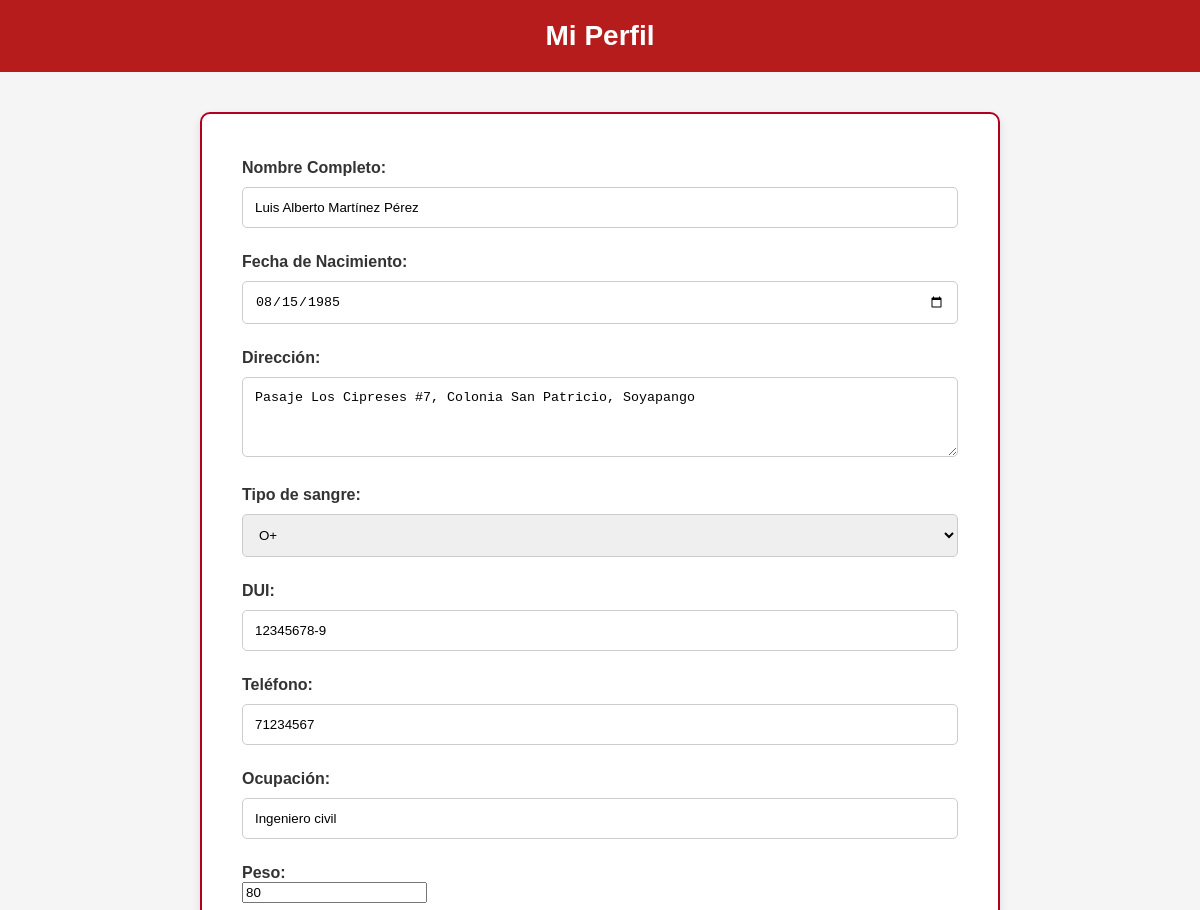
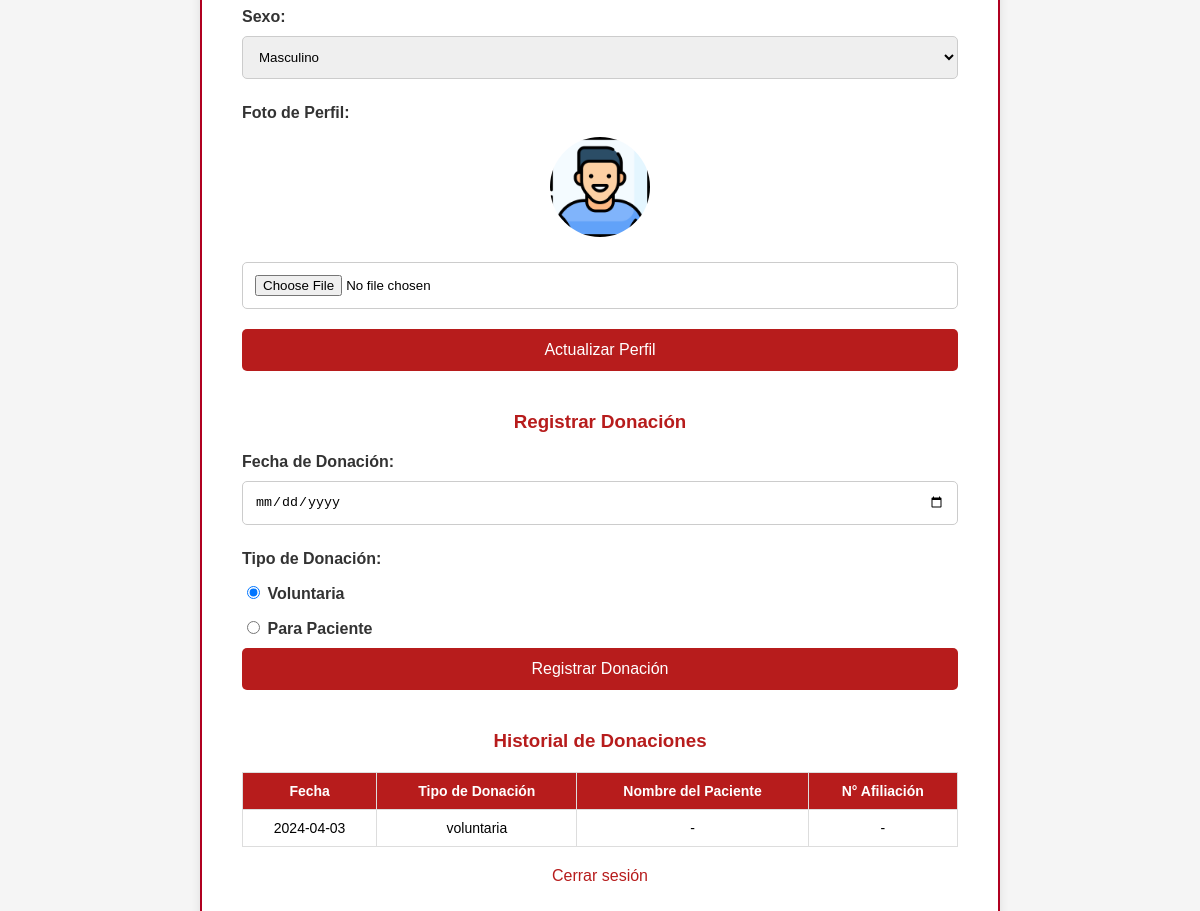
The app's page /Usuarios/perfil (signed in) with its own data (2 pictures, top to bottom).
### tables this page shows
CREATE TABLE `usuarios` (
  `id` int(11) NOT NULL,
  `usuario` varchar(50) NOT NULL,
  `correo` varchar(100) NOT NULL,
  `contraseña` varchar(255) DEFAULT NULL,
  `nombre` varchar(100) DEFAULT NULL,
  `telefono` varchar(20) DEFAULT NULL,
  `fecha_nacimiento` date DEFAULT NULL,
  `direccion` text DEFAULT NULL,
  `tipo_sangre` varchar(5) DEFAULT NULL,
  `ultima_donacion` date DEFAULT NULL,
  `ha_donado` tinyint(1) DEFAULT 0,
  `sexo` char(1) DEFAULT NULL,
  `foto_perfil` varchar(255) DEFAULT NULL,
  `fecha_registro` timestamp NOT NULL DEFAULT current_timestamp(),
  `dui` varchar(10) DEFAULT NULL,
  `edad` int(11) DEFAULT NULL,
  `ocupacion` varchar(100) DEFAULT NULL,
  `peso` int(11) DEFAULT NULL
);

CREATE TABLE `donaciones` (
  `id` int(11) NOT NULL,
  `usuario_id` int(11) NOT NULL,
  `fecha` date NOT NULL,
  `tipo_donacion` enum('voluntaria','paciente') NOT NULL,
  `nombre_paciente` varchar(100) DEFAULT NULL,
  `numero_afiliacion_paciente` varchar(100) DEFAULT NULL
);

### Controllers/UsuariosController.php (called while the page is built, shortened)
<?php
include_once 'Controller.php';
include_once 'Models/Usuario.php';
class UsuariosController extends Controller {
    public function perfil() {
        $usuarioModel = new Usuario();
        $user = $usuarioModel->findById($_SESSION['user_id']);
        $donaciones = $usuarioModel->obtenerDonacionesPorUsuario($_SESSION['user_id']);
        $this->render('Usuarios/perfil.php', [
            'user' => $user,
            'donaciones' => $donaciones
        ]);
    }
}

### index.php (called while the page is built, shortened)
<?php
include_once 'Controllers/UsuariosController.php';
$url = parse_url($_SERVER['REQUEST_URI'], PHP_URL_PATH);
$slices = explode('/', trim($url, '/'));
$baseIndex = array_search('Red_Donantes', $slices);
$method = isset($slices[$baseIndex + 2]) ? $slices[$baseIndex + 2] : 'index';
$params = array_slice($slices, $baseIndex + 3);
$cont = new $controller;
call_user_func_array([$cont, $method], $params);

### Models/Usuario.php (called while the page is built, shortened)
<?php
include_once 'Model.php';
class Usuario extends Model {
    public function findById($id) {
        $query = "SELECT * FROM usuarios WHERE id = ?";
        $result = $this->get_query($query, [$id]);
        return $result ? $result[0] : null;
    }
    public function obtenerDonacionesPorUsuario($id) {
        $query = "SELECT * FROM donaciones WHERE usuario_id = ? ORDER BY fecha DESC";
        return $this->get_query($query, [$id]);
    }
}
?>

### Models/Model.php (called while the page is built, shortened)
<?php
abstract class Model {
    private $host = 'localhost:3306';
    private $user = 'root';
    private $password = '';
    private $db_name = 'red_donantes';
    protected $conn;
    protected function open_db() {
        try {
            $this->conn = new PDO("mysql:host=$this->host;dbname=$this->db_name;charset=utf8", $this->user, $this->password);
        } catch (PDOException $e) {
            echo $e->getMessage();
        }
    }
    protected function close_db() {
        $this->conn = null;
    }
    protected function get_query($query, $params = array()) {
        try {
            $rows = [];
            $stm = $this->conn->prepare($query);
            $stm->execute($params);
            while ($rows[] = $stm->fetch(PDO::FETCH_ASSOC));
            array_pop($rows);
            return $rows;
        } catch (Exception $e) {
            $this->close_db();
            return [];
        }
    }
}

### Views/Usuarios/perfil.php (the view, shortened to what this page needs)
<!DOCTYPE html>
<html lang="es">
<head>
    <link rel="stylesheet" href="/Red_Donantes/Views/Usuarios/css/perfil.css">
</head>
<body>
    <nav class="navbar">
        <h1>Mi Perfil</h1>
    </nav>
    <div class="perfil-container">
        <form method="POST" action="/Red_Donantes/Usuarios/actualizarPerfil" enctype="multipart/form-data">
             <label>Nombre Completo:</label>
            <input type="text" name="nombre" placeholder="Nombre" value="<?= htmlspecialchars($user['nombre'] ?? '') ?>">
            <label>Fecha de Nacimiento:</label>
            <input type="date" name="fecha_nacimiento" value="<?= htmlspecialchars($user['fecha_nacimiento'] ?? '') ?>">
            <label>Dirección:</label>
            <textarea name="direccion" placeholder="Dirección"><?= htmlspecialchars($user['direccion'] ?? '') ?></textarea>
             <label>Tipo de sangre:</label>
            <select name="tipo_sangre" required>
                <?php
                    $tipos = ['A+', 'A-', 'B+', 'B-', 'AB+', 'AB-', 'O+', 'O-'];
                    foreach ($tipos as $tipo) {
                        $selected = (isset($user['tipo_sangre']) && $user['tipo_sangre'] === $tipo) ? 'selected' : '';
                        echo "<option value=\"$tipo\" $selected>$tipo</option>";
                    }
                ?>
            </select>
            <label>DUI:</label>
            <input type="text" name="dui" placeholder="DUI (########-#)"
                pattern="^\d{8}-\d$"
                title="El DUI debe tener el formato ########-#"
                required
                value="<?= htmlspecialchars($user['dui'] ?? '') ?>">
            <label>Teléfono:</label>
            <input type="text" name="telefono"
                placeholder="Teléfono (8 dígitos, sin guion)"
                pattern="^[267][0-9]{7}$"
                title="Debe ser un número de 8 dígitos que inicie con 2, 6 o 7 (ej. 71234567)"
                required
                value="<?= htmlspecialchars($user['telefono'] ?? '') ?>">
             <label>Ocupación:</label>
            <input type="text" name="ocupacion" placeholder="Ocupación" value="<?= htmlspecialchars($user['ocupacion'] ?? '') ?>">
             <label>Peso:</label>
            <input type="number" name="peso" placeholder="Peso (kg)" min="0" step="0.1" value="<?= htmlspecialchars($user['peso'] ?? '') ?>">
             <label>Sexo:</label>
            <select name="sexo">
                <option value="M" <?= (isset($user['sexo']) && $user['sexo'] === 'M') ? 'selected' : '' ?>>Masculino</option>
            </select>
            <label>Foto de Perfil:</label>
            <?php if (!empty($user['foto_perfil'])): ?>
                <?php if (filter_var($user['foto_perfil'], FILTER_VALIDATE_URL)): ?>
                    <img src="<?= htmlspecialchars($user['foto_perfil']) ?>" alt="Foto de perfil de Google">
                <?php else: ?>
                    <img src="/Red_Donantes/<?= htmlspecialchars($user['foto_perfil']) ?>" alt="Foto de perfil local">
                <?php endif; ?>
            <?php else: ?>
                <p>No se ha subido una foto de perfil.</p>
            <?php endif; ?>
            <input type="file" name="foto_perfil">
            <button type="submit">Actualizar Perfil</button>
        </form>
        <h3>Registrar Donación</h3>
        <form method="POST" action="/Red_Donantes/Usuarios/registrarDonacion">
            <label>Fecha de Donación:</label>
            <input type="date" name="fecha_donacion" required>
            <label>Tipo de Donación:</label>
            <label><input type="radio" name="tipo_donacion" value="voluntaria" onclick="toggleCamposPaciente()" checked> Voluntaria</label>
            <label><input type="radio" name="tipo_donacion" value="paciente" onclick="toggleCamposPaciente()"> Para Paciente</label>
            <button type="submit">Registrar Donación</button>
        </form>
        <h3>Historial de Donaciones</h3>
        <?php if (!empty($donaciones)): ?>
            <table>
                <thead>
                    <tr>
                        <th>Fecha</th>
                        <th>Tipo de Donación</th>
                        <th>Nombre del Paciente</th>
                        <th>N° Afiliación</th>
                    </tr>
                </thead>
                <tbody>
                    <?php foreach ($donaciones as $donacion): ?>
                        <tr>
                            <td><?= htmlspecialchars($donacion['fecha']) ?></td>
                            <td><?= htmlspecialchars($donacion['tipo_donacion']) ?></td>
                            <td><?= htmlspecialchars($donacion['nombre_paciente'] ?? '-') ?></td>
                            <td><?= htmlspecialchars($donacion['numero_afiliacion_paciente'] ?? '-') ?></td>
                        </tr>
                    <?php endforeach; ?>
                </tbody>
            </table>
        <?php else: ?>
            <p>No hay donaciones registradas.</p>
        <?php endif; ?>
        <p style="text-align: center; margin-top: 20px;"><a href="/Red_Donantes/Auth/logout">Cerrar sesión</a></p>
    </div>
</body>
</html>

### Controllers/Controller.php (shortened to what this page needs)
<?php
abstract class Controller {
    public function render($view, $viewBag = []) {
        if (strpos($view, '/') !== false) {
            $file = "Views/" . $view;
        } else {
            $file = "Views/" . static::class . "/$view";
            $file = str_replace("Controller", "", $file);
        }
        if (is_file($file)) {
            extract($viewBag);
            require($file);
            $content = ob_get_contents();
            echo $content;
        } else {
            echo "<h1>VIEW NOT FOUND: $file</h1>";
        }
    }
}

### Views/Usuarios/css/perfil.css (style rules this page uses)
* { box-sizing: border-box; }
body { margin: 0; padding: 0; background: #f5f5f5; font-family: Arial, sans-serif; }
.navbar { background-color: #b71c1c; padding: 20px; color: white; text-align: center; width: 100%; margin: 0; }
.navbar h1 { margin: 0; font-size: 28px; }
.perfil-container { max-width: 800px; margin: 40px auto; background: white; padding: 30px 40px; border-radius: 10px; box-shadow: 0 4px 10px rgba(0, 0, 0, 0.1); border: 2px solid #b00020; }
h2, h3 { color: #b71c1c; text-align: center; margin-bottom: 20px; }
form { margin-bottom: 40px; }
input[type="text"], input[type="email"], input[type="password"], input[type="date"], input[type="file"], select, textarea { width: 100%; padding: 12px; margin: 10px 0; border: 1px solid #ccc; border-radius: 5px; resize: vertical; }
textarea { min-height: 80px; }
button { width: 100%; padding: 12px; background-color: #b71c1c; color: white; border: none; margin-top: 10px; border-radius: 5px; font-size: 16px; cursor: pointer; }
label { font-weight: bold; display: block; margin-top: 15px; color: #333; }
img { display: block; margin: 15px auto; border-radius: 50%; width: 100px; height: 100px; object-fit: cover; }
table { width: 100%; border-collapse: collapse; margin-top: 20px; font-size: 14px; }
table, th, td { border: 1px solid #ddd; }
th, td { padding: 10px; text-align: center; }
th { background-color: #b71c1c; color: white; }
a { color: #b71c1c; text-decoration: none; }

### records on screen
usuarios: nombre "Luis Alberto Martínez Pérez", fecha_nacimiento "08/15/1985", direccion "Pasaje Los Cipreses #7, Colonia San Patricio, Soyapango", dui "12345678-9", telefono "71234567", ocupacion "Ingeniero civil", peso "80", sexo "Masculino", foto_perfil (picture)
donaciones: fecha "2024-04-03", tipo_donacion "voluntaria", nombre_paciente "-", numero_afiliacion_paciente "-"

### other values on screen
form field tipo_sangre "O+"
